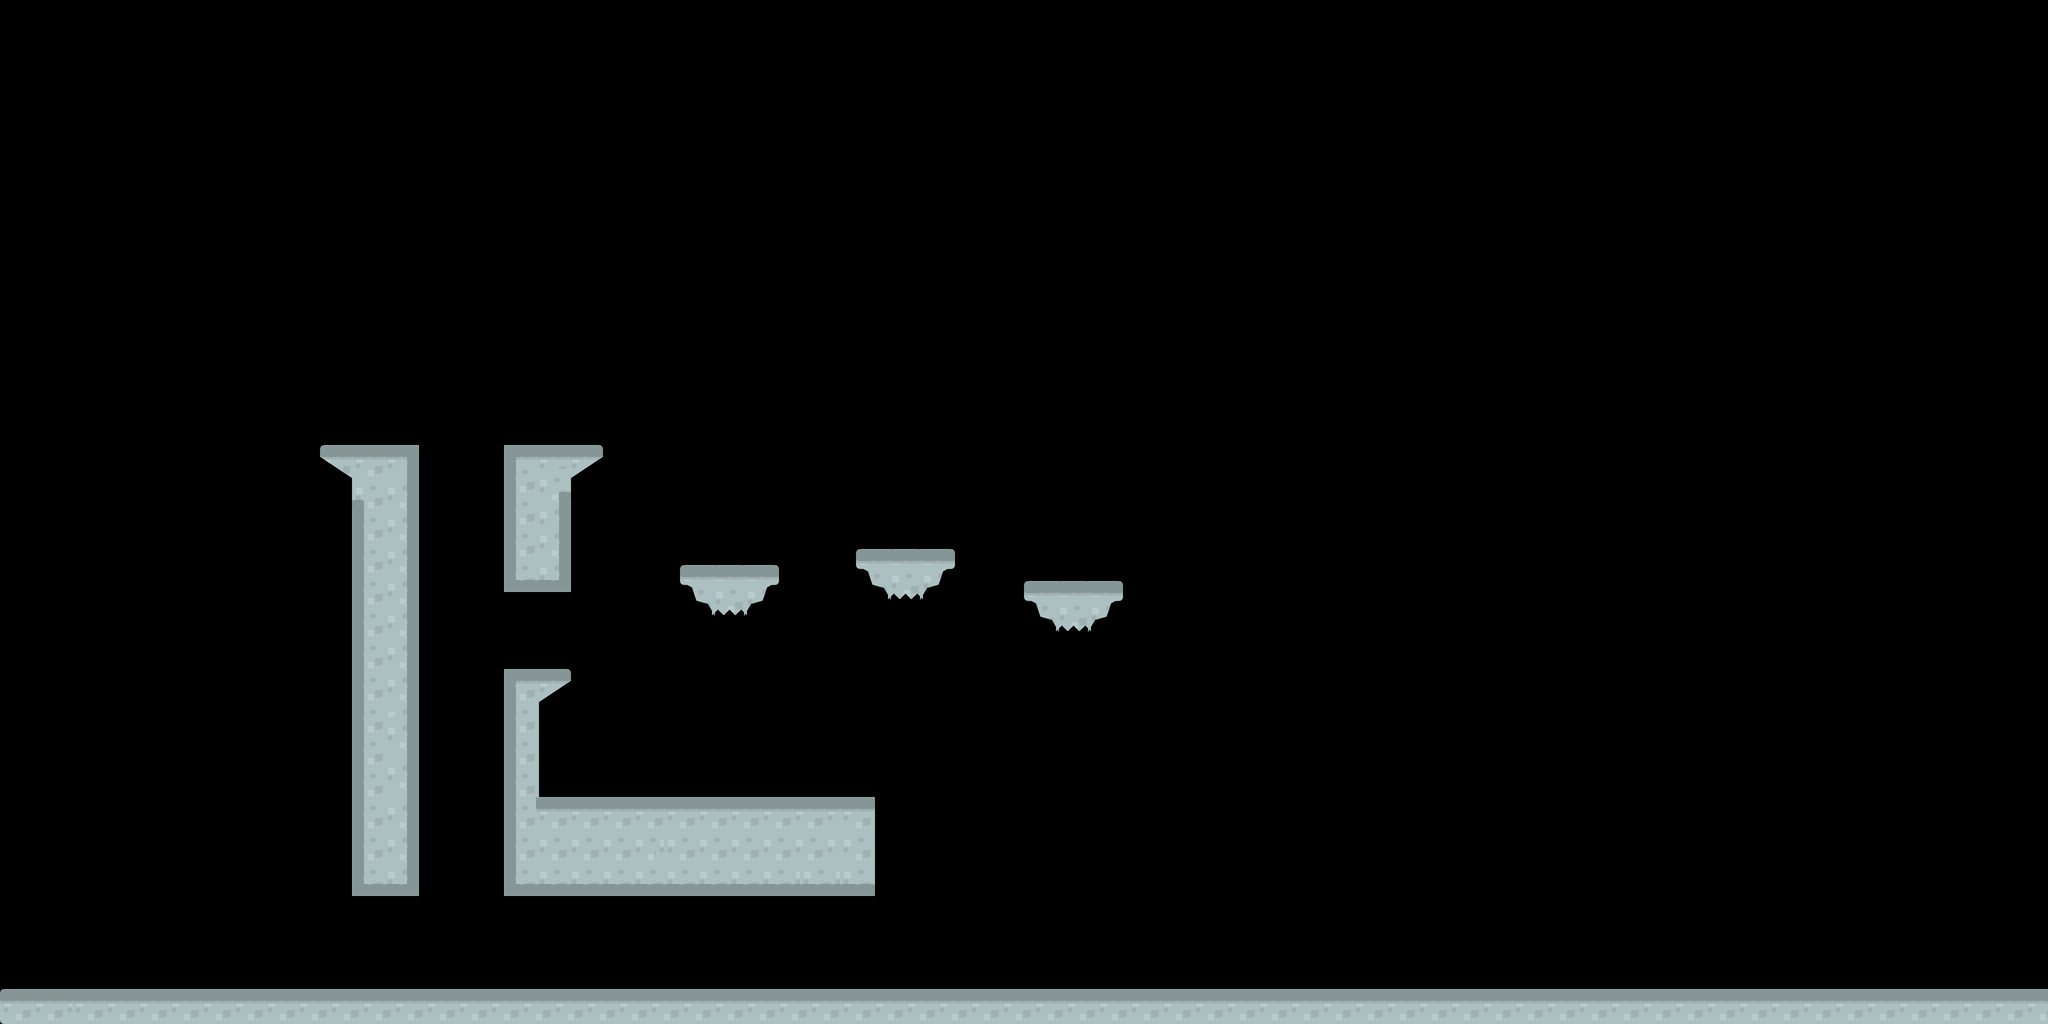

The image is a tile-based game level rendered from a .tmx file. Its description and source (layers, tilesets, objects; grid data summarised) follow:
An orthogonal 256x128 tile map with 16x16 px tiles, 2 tile layers (foreground, background) and 7 objects.

<map version="1.0" orientation="orthogonal" width="256" height="128" tilewidth="16" tileheight="16">
 <properties>
  <property name="maxCamX" value="248" />
  <property name="maxCamY" value="200" />
  <property name="minCamX" value="16" />
  <property name="minCamY" value="16" />
 </properties>
 <tileset firstgid="1" name="castle" tilewidth="70" tileheight="70">
  <image source="castle.png" width="512" height="512" />
 </tileset>
 <layer name="foreground" width="256" height="128">
  <data>[32768 cells, 169 non-empty, 20 distinct tile ids]</data>
 </layer>
 <objectgroup name="physics" width="256" height="128">
  <object x="1" y="1979">
   <polyline points="0,0 4093,-1" />
  </object>
  <object x="838" y="1790">
   <polyline points="0,0 0,-901 -197,-901 -199,-879 -136,-834 -135,-1 1,-1" />
  </object>
  <object x="1138" y="1338">
   <polyline points="0,0 -131,0 -131,450 -126,452 609,452 609,259 -59,259 -59,66 4,23 5,2" />
  </object>
  <object x="1142" y="1182">
   <polyline points="0,0 -1,-225 65,-269 64,-292 -133,-292 -135,-1 0,-1" />
  </object>
  <object x="1362" y="1131">
   <polyline points="0,0 194,0" />
  </object>
  <object x="1714" y="1098">
   <polyline points="0,0 193,0" />
  </object>
  <object x="2051" y="1162">
   <polyline points="0,0 192,0" />
  </object>
 </objectgroup>
 <layer name="background" width="256" height="128">
  <data>[32768 cells, 0 non-empty, 0 distinct tile ids]</data>
 </layer>
</map>